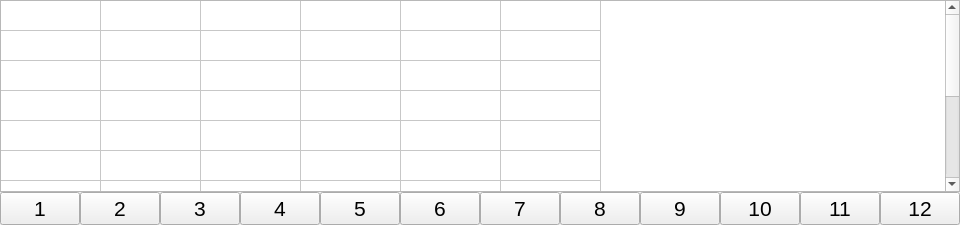
               <widget class="QWidget" name="RTState_page">
                <attribute name="title">
                 <string>MPS State</string>
                </attribute>
                <layout class="QGridLayout" name="gridLayout_31">
                 <property name="leftMargin">
                  <number>0</number>
                 </property>
                 <property name="topMargin">
                  <number>0</number>
                 </property>
                 <property name="rightMargin">
                  <number>0</number>
                 </property>
                 <property name="bottomMargin">
                  <number>0</number>
                 </property>
                 <property name="spacing">
                  <number>0</number>
                 </property>
                 <item row="0" column="0">
                  <widget class="QStackedWidget" name="RTState_stackedWidget">
                   <property name="currentIndex">
                    <number>0</number>
                   </property>
                   <widget class="QWidget" name="RTStateData_page">
                    <layout class="QGridLayout" name="gridLayout_4" rowstretch="7,1" rowminimumheight="0,0">
                     <property name="leftMargin">
                      <number>0</number>
                     </property>
                     <property name="topMargin">
                      <number>0</number>
                     </property>
                     <property name="rightMargin">
                      <number>0</number>
                     </property>
                     <property name="bottomMargin">
                      <number>0</number>
                     </property>
                     <property name="spacing">
                      <number>0</number>
                     </property>
                     <item row="1" column="0">
                      <layout class="QHBoxLayout" name="horizontalLayout_16">
                       <item>
                        <widget class="QPushButton" name="RTS_module_1">
                         <property name="sizePolicy">
                          <sizepolicy hsizetype="Preferred" vsizetype="Preferred">
                           <horstretch>0</horstretch>
                           <verstretch>0</verstretch>
                          </sizepolicy>
                         </property>
                         <property name="minimumSize">
                          <size>
                           <width>0</width>
                           <height>0</height>
                          </size>
                         </property>
                         <property name="font">
                          <font>
                           <pointsize>16</pointsize>
                          </font>
                         </property>
                         <property name="text">
                          <string>1</string>
                         </property>
                         <property name="autoRepeatInterval">
                          <number>100</number>
                         </property>
                        </widget>
                       </item>
                       <item>
                        <widget class="QPushButton" name="RTS_module_2">
                         <property name="sizePolicy">
                          <sizepolicy hsizetype="Minimum" vsizetype="Expanding">
                           <horstretch>0</horstretch>
                           <verstretch>0</verstretch>
                          </sizepolicy>
                         </property>
                         <property name="minimumSize">
                          <size>
                           <width>0</width>
                           <height>0</height>
                          </size>
                         </property>
                         <property name="font">
                          <font>
                           <pointsize>16</pointsize>
                          </font>
                         </property>
                         <property name="text">
                          <string>2</string>
                         </property>
                        </widget>
                       </item>
                       <item>
                        <widget class="QPushButton" name="RTS_module_3">
                         <property name="sizePolicy">
                          <sizepolicy hsizetype="Minimum" vsizetype="Expanding">
                           <horstretch>0</horstretch>
                           <verstretch>0</verstretch>
                          </sizepolicy>
                         </property>
                         <property name="font">
                          <font>
                           <pointsize>16</pointsize>
                          </font>
                         </property>
                         <property name="text">
                          <string>3</string>
                         </property>
                        </widget>
                       </item>
                       <item>
                        <widget class="QPushButton" name="RTS_module_4">
                         <property name="sizePolicy">
                          <sizepolicy hsizetype="Minimum" vsizetype="Expanding">
                           <horstretch>0</horstretch>
                           <verstretch>0</verstretch>
                          </sizepolicy>
                         </property>
                         <property name="font">
                          <font>
                           <pointsize>16</pointsize>
                          </font>
                         </property>
                         <property name="text">
                          <string>4</string>
                         </property>
                        </widget>
                       </item>
                       <item>
                        <widget class="QPushButton" name="RTS_module_5">
                         <property name="sizePolicy">
                          <sizepolicy hsizetype="Minimum" vsizetype="Expanding">
                           <horstretch>0</horstretch>
                           <verstretch>0</verstretch>
                          </sizepolicy>
                         </property>
                         <property name="font">
                          <font>
                           <pointsize>16</pointsize>
                          </font>
                         </property>
                         <property name="text">
                          <string>5</string>
                         </property>
                        </widget>
                       </item>
                       <item>
                        <widget class="QPushButton" name="RTS_module_6">
                         <property name="sizePolicy">
                          <sizepolicy hsizetype="Minimum" vsizetype="Expanding">
                           <horstretch>0</horstretch>
                           <verstretch>0</verstretch>
                          </sizepolicy>
                         </property>
                         <property name="font">
                          <font>
                           <pointsize>16</pointsize>
                          </font>
                         </property>
                         <property name="text">
                          <string>6</string>
                         </property>
                        </widget>
                       </item>
                       <item>
                        <widget class="QPushButton" name="RTS_module_7">
                         <property name="sizePolicy">
                          <sizepolicy hsizetype="Minimum" vsizetype="Expanding">
                           <horstretch>0</horstretch>
                           <verstretch>0</verstretch>
                          </sizepolicy>
                         </property>
                         <property name="minimumSize">
                          <size>
                           <width>0</width>
                           <height>0</height>
                          </size>
                         </property>
                         <property name="font">
                          <font>
                           <pointsize>16</pointsize>
                          </font>
                         </property>
                         <property name="text">
                          <string>7</string>
                         </property>
                        </widget>
                       </item>
                       <item>
                        <widget class="QPushButton" name="RTS_module_8">
                         <property name="sizePolicy">
                          <sizepolicy hsizetype="Minimum" vsizetype="Expanding">
                           <horstretch>0</horstretch>
                           <verstretch>0</verstretch>
                          </sizepolicy>
                         </property>
                         <property name="font">
                          <font>
                           <pointsize>16</pointsize>
                          </font>
                         </property>
                         <property name="text">
                          <string>8</string>
                         </property>
                        </widget>
                       </item>
                       <item>
                        <widget class="QPushButton" name="RTS_module_9">
                         <property name="sizePolicy">
                          <sizepolicy hsizetype="Minimum" vsizetype="Expanding">
                           <horstretch>0</horstretch>
                           <verstretch>0</verstretch>
                          </sizepolicy>
                         </property>
                         <property name="font">
                          <font>
                           <pointsize>16</pointsize>
                          </font>
                         </property>
                         <property name="text">
                          <string>9</string>
                         </property>
                        </widget>
                       </item>
                       <item>
                        <widget class="QPushButton" name="RTS_module_10">
                         <property name="sizePolicy">
                          <sizepolicy hsizetype="Minimum" vsizetype="Expanding">
                           <horstretch>0</horstretch>
                           <verstretch>0</verstretch>
                          </sizepolicy>
                         </property>
                         <property name="font">
                          <font>
                           <pointsize>16</pointsize>
                          </font>
                         </property>
                         <property name="text">
                          <string>10</string>
                         </property>
                        </widget>
                       </item>
                       <item>
                        <widget class="QPushButton" name="RTS_module_11">
                         <property name="sizePolicy">
                          <sizepolicy hsizetype="Minimum" vsizetype="Expanding">
                           <horstretch>0</horstretch>
                           <verstretch>0</verstretch>
                          </sizepolicy>
                         </property>
                         <property name="font">
                          <font>
                           <pointsize>16</pointsize>
                          </font>
                         </property>
                         <property name="text">
                          <string>11</string>
                         </property>
                        </widget>
                       </item>
                       <item>
                        <widget class="QPushButton" name="RTS_module_12">
                         <property name="sizePolicy">
                          <sizepolicy hsizetype="Minimum" vsizetype="Expanding">
                           <horstretch>0</horstretch>
                           <verstretch>0</verstretch>
                          </sizepolicy>
                         </property>
                         <property name="font">
                          <font>
                           <pointsize>16</pointsize>
                          </font>
                         </property>
                         <property name="text">
                          <string>12</string>
                         </property>
                        </widget>
                       </item>
                      </layout>
                     </item>
                     <item row="0" column="0">
                      <widget class="QTableWidget" name="State_tableWidget">
                       <property name="font">
                        <font>
                         <pointsize>9</pointsize>
                        </font>
                       </property>
                       <attribute name="horizontalHeaderVisible">
                        <bool>false</bool>
                       </attribute>
                       <attribute name="verticalHeaderVisible">
                        <bool>false</bool>
                       </attribute>
                       <row>
                        <property name="text">
                         <string>1</string>
                        </property>
                       </row>
                       <row>
                        <property name="text">
                         <string>2</string>
                        </property>
                       </row>
                       <row>
                        <property name="text">
                         <string>3</string>
                        </property>
                       </row>
                       <row>
                        <property name="text">
                         <string>4</string>
                        </property>
                       </row>
                       <row>
                        <property name="text">
                         <string>5</string>
                        </property>
                       </row>
                       <row>
                        <property name="text">
                         <string>6</string>
                        </property>
                       </row>
                       <row>
                        <property name="text">
                         <string>7</string>
                        </property>
                       </row>
                       <row>
                        <property name="text">
                         <string>8</string>
                        </property>
                       </row>
                       <row>
                        <property name="text">
                         <string>9</string>
                        </property>
                       </row>
                       <row>
                        <property name="text">
                         <string>10</string>
                        </property>
                       </row>
                       <row>
                        <property name="text">
                         <string>11</string>
                        </property>
                       </row>
                       <row>
                        <property name="text">
                         <string>12</string>
                        </property>
                       </row>
                       <column>
                        <property name="text">
                         <string>1</string>
                        </property>
                       </column>
                       <column>
                        <property name="text">
                         <string>2</string>
                        </property>
                       </column>
                       <column>
                        <property name="text">
                         <string>3</string>
                        </property>
                       </column>
                       <column>
                        <property name="text">
                         <string>4</string>
                        </property>
                       </column>
                       <column>
                        <property name="text">
                         <string>5</string>
                        </property>
                       </column>
                       <column>
                        <property name="text">
                         <string>6</string>
                        </property>
                       </column>
                      </widget>
                     </item>
                    </layout>
                   </widget>
                  </widget>
                 </item>
                </layout>
               </widget>
